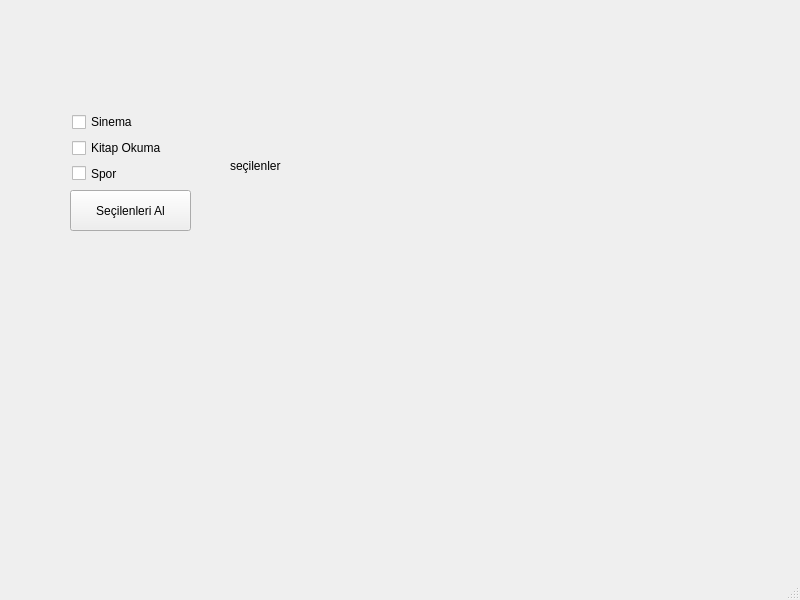
<?xml version="1.0" encoding="UTF-8"?>
<ui version="4.0">
 <class>MainWindow</class>
 <widget class="QMainWindow" name="MainWindow">
  <property name="geometry">
   <rect>
    <x>0</x>
    <y>0</y>
    <width>800</width>
    <height>600</height>
   </rect>
  </property>
  <property name="windowTitle">
   <string>MainWindow</string>
  </property>
  <widget class="QWidget" name="centralwidget">
   <widget class="QPushButton" name="btnSecilenleriAl">
    <property name="geometry">
     <rect>
      <x>70</x>
      <y>190</y>
      <width>121</width>
      <height>41</height>
     </rect>
    </property>
    <property name="text">
     <string>Seçilenleri Al</string>
    </property>
   </widget>
   <widget class="QLabel" name="lblResult">
    <property name="geometry">
     <rect>
      <x>230</x>
      <y>110</y>
      <width>131</width>
      <height>111</height>
     </rect>
    </property>
    <property name="text">
     <string>seçilenler</string>
    </property>
   </widget>
   <widget class="QWidget" name="layoutWidget">
    <property name="geometry">
     <rect>
      <x>72</x>
      <y>112</y>
      <width>111</width>
      <height>71</height>
     </rect>
    </property>
    <layout class="QVBoxLayout" name="verticalLayout">
     <item>
      <widget class="QCheckBox" name="cbSinema">
       <property name="text">
        <string>Sinema</string>
       </property>
      </widget>
     </item>
     <item>
      <widget class="QCheckBox" name="cbKitapOkumak">
       <property name="text">
        <string>Kitap Okuma</string>
       </property>
      </widget>
     </item>
     <item>
      <widget class="QCheckBox" name="cbSpor">
       <property name="text">
        <string>Spor</string>
       </property>
      </widget>
     </item>
    </layout>
   </widget>
  </widget>
  <widget class="QMenuBar" name="menubar">
   <property name="geometry">
    <rect>
     <x>0</x>
     <y>0</y>
     <width>800</width>
     <height>21</height>
    </rect>
   </property>
  </widget>
  <widget class="QStatusBar" name="statusbar"/>
 </widget>
 <resources/>
 <connections/>
</ui>
